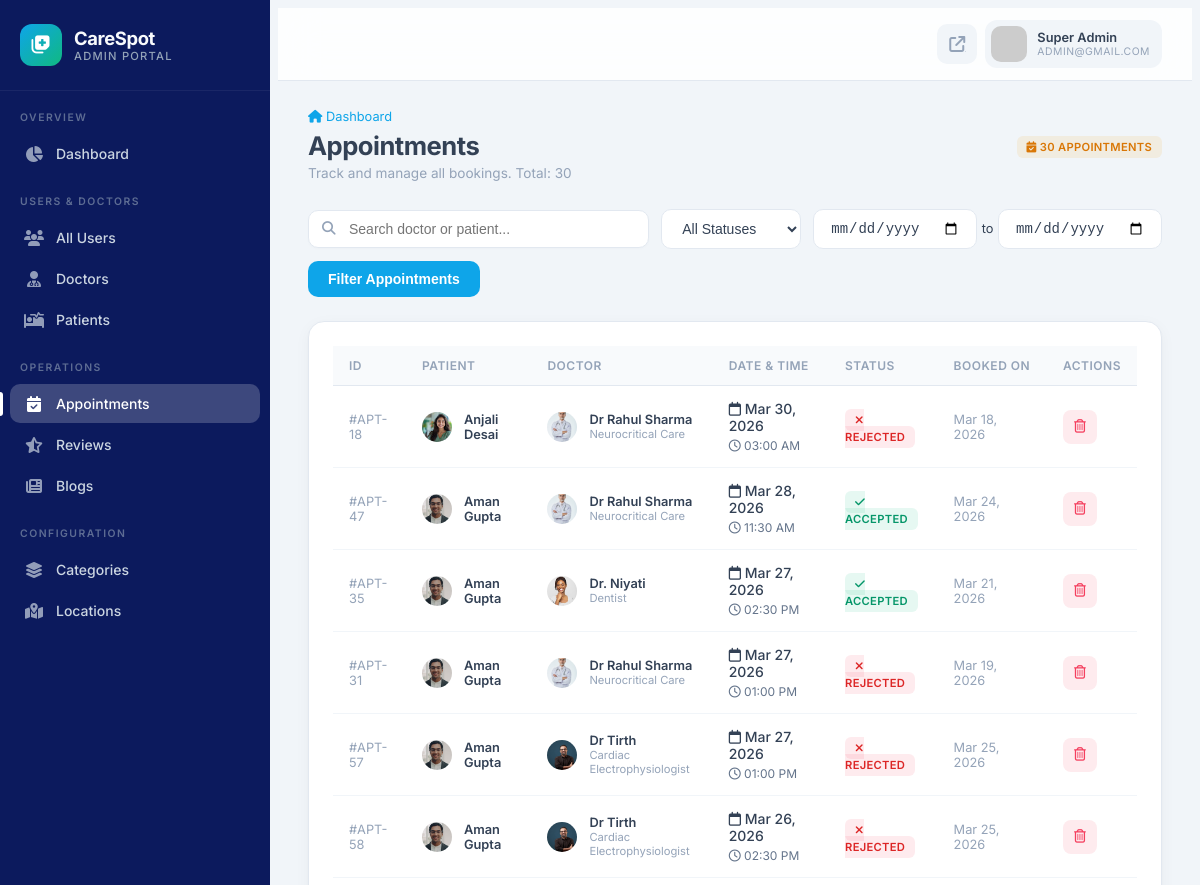
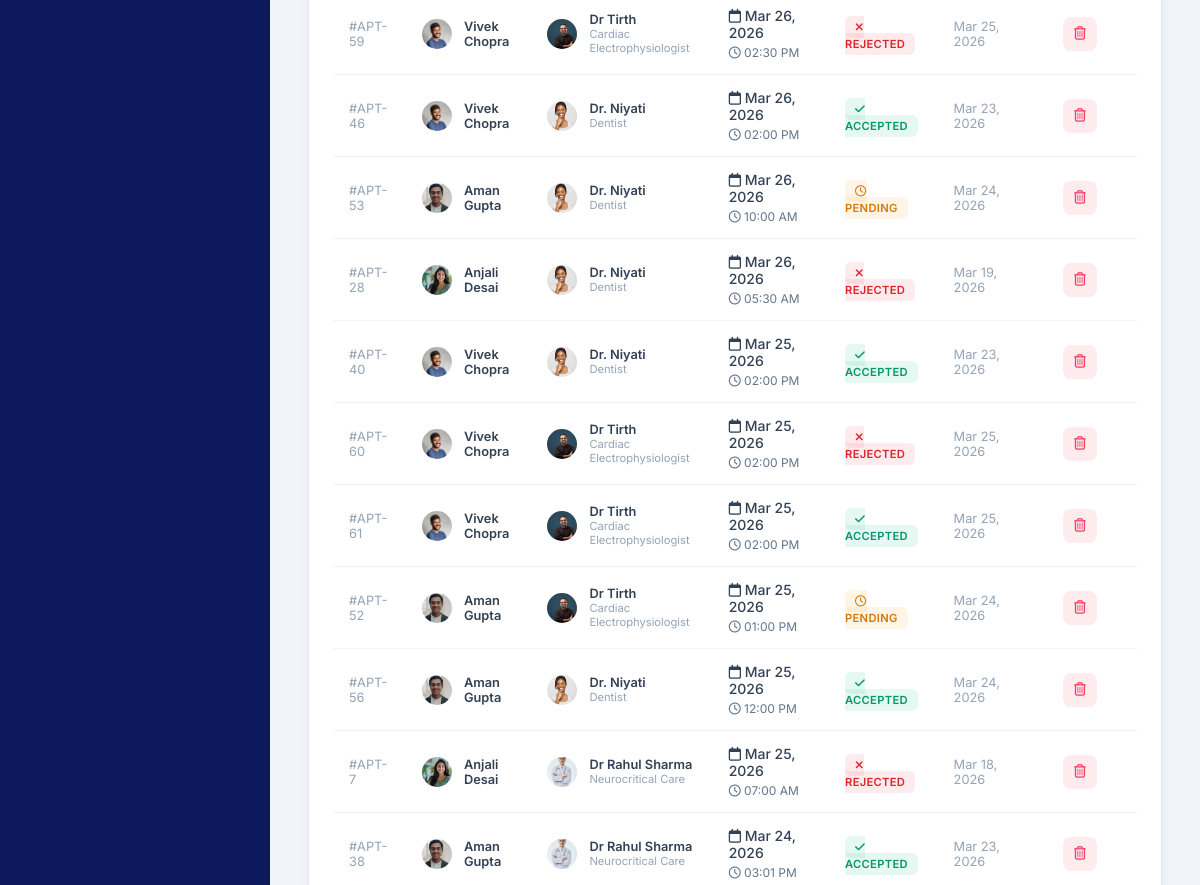
Before: /site-admin/appointments/ (signed in, upper part) with the older database file (2 pictures, top to bottom).
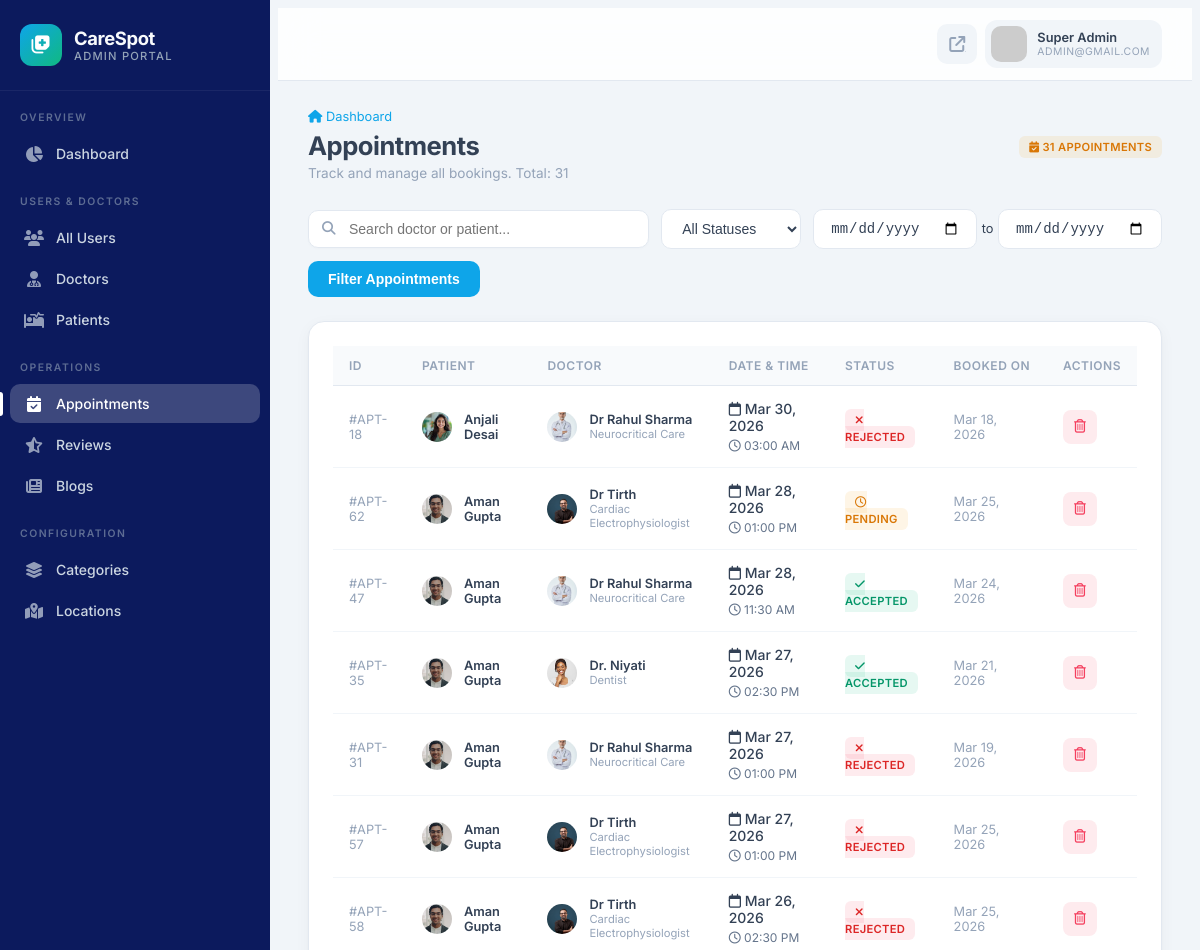
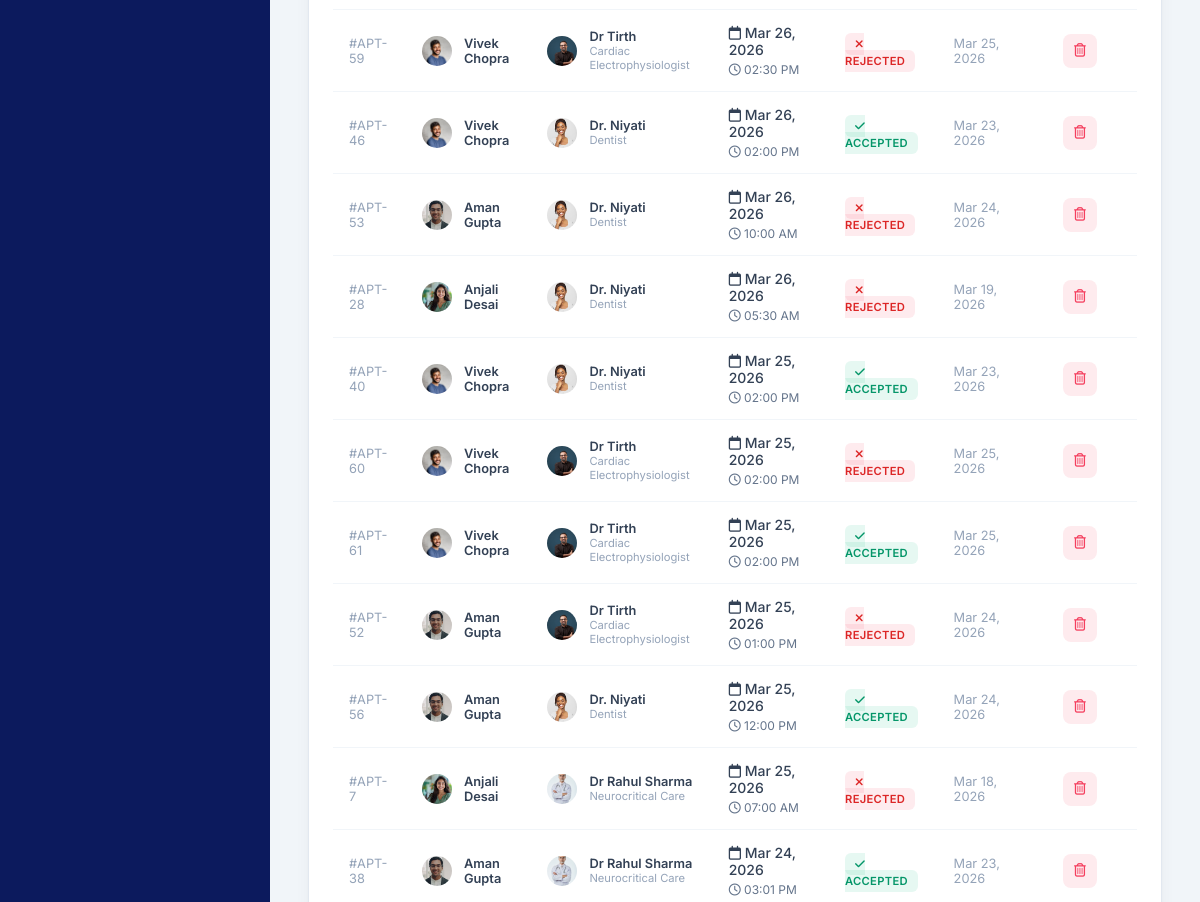
After: the same page with the newer database file (2 pictures, top to bottom).
### user/models.py (models this page shows, shortened)
class tblAppointment(models.Model):
    appointmentID=models.AutoField(primary_key=True)
    clientID=models.ForeignKey(tblClient,on_delete=models.CASCADE)
    doctorID=models.ForeignKey(tblDoctor,on_delete=models.CASCADE)
    appointmentDate=models.DateField()
    appointmentTime=models.TimeField()
    mode=models.CharField(max_length=20, default='offline', choices=[('online', 'Online'), ('offline', 'Offline')])
    meetLink=models.TextField(max_length=500, null=True, blank=True)
    isAccepted=models.BooleanField(default=False)
    isRejected=models.BooleanField(default=False)
    createdDT=models.DateTimeField(auto_now_add=True, null=True)

class tblClient(models.Model):
    clientID=models.AutoField(primary_key=True)
    userID=models.ForeignKey(tblUser,on_delete=models.CASCADE)
    name=models.TextField(max_length=50)
    description=models.TextField(max_length=500)
    address=models.TextField(max_length=100)
    dob=models.DateField()
    gender=models.TextField(max_length=10)
    bloodGroup=models.TextField(max_length=10)

class tblUser(models.Model):
    userID=models.AutoField(primary_key=True)
    userName=models.TextField(max_length=50)
    password=models.TextField(max_length=10)
    registrationDT=models.DateTimeField(auto_now_add=True)
    profilePic=models.ImageField(upload_to='images/')
    email=models.TextField(max_length=100)
    mobileNumber=models.TextField(max_length=15)
    cityID=models.ForeignKey(tblCity,on_delete=models.CASCADE)
    IsDoctor=models.BooleanField(default=False)
    last_seen=models.DateTimeField(null=True, blank=True)

class tblDoctor(models.Model):
    doctorID=models.AutoField(primary_key=True)
    userID=models.ForeignKey(tblUser,on_delete=models.CASCADE)
    displayName=models.TextField(max_length=50)
    displayContact=models.TextField(max_length=15)
    bio=models.TextField(max_length=500)
    subcategoryID=models.ForeignKey(tblSubcategory,on_delete=models.CASCADE)
    displayAddress=models.TextField(max_length=100)
    yearOfExperience=models.IntegerField()
    licenseNo=models.TextField(max_length=50)
    documents=models.FileField(upload_to='doctor_documents/')
    mode=models.IntegerField(default=1)
    consultationFees=models.DecimalField(max_digits=10, decimal_places=2, default=500.00)
    approval_status = models.CharField(max_length=20, default='pending', choices=[('pending', 'Pending'), ('approved', 'Approved'), ('rejected', 'Rejected')])

class tblSubcategory(models.Model):
    subcategoryID=models.AutoField(primary_key=True)
    subcategoryName=models.TextField(max_length=50)
    CategoryID=models.ForeignKey(tblCategory,on_delete=models.CASCADE)

### customadmin/views.py (the view)
# urls.py: path('appointments/', views.admin_appointments, name='admin_appointments'),
@admin_login_required
def admin_appointments(request):
    query = request.GET.get('q', '').strip()
    status_filter = request.GET.get('status', '').strip()
    date_from = request.GET.get('date_from', '').strip()
    date_to = request.GET.get('date_to', '').strip()
    appointments = tblAppointment.objects.select_related(
        'clientID', 'doctorID'
    ).order_by('-appointmentDate', '-appointmentTime')
    if query:
        appointments = appointments.filter(
            Q(clientID__name__icontains=query) |
            Q(doctorID__displayName__icontains=query)
        )
    if status_filter == 'pending':
        appointments = appointments.filter(isAccepted=False, isRejected=False)
    elif status_filter == 'accepted':
        appointments = appointments.filter(isAccepted=True)
    elif status_filter == 'rejected':
        appointments = appointments.filter(isRejected=True)
    if date_from:
        appointments = appointments.filter(appointmentDate__gte=date_from)
    if date_to:
        appointments = appointments.filter(appointmentDate__lte=date_to)
    context = {
        'appointments': appointments,
        'query': query,
        'status_filter': status_filter,
        'date_from': date_from,
        'date_to': date_to,
        'total_count': appointments.count(),
    }
    return render(request, 'customadmin/admin_appointments.html', context)

### customadmin/templates/customadmin/admin_appointments.html (shortened to what the changed rows need)
{% extends 'customadmin/admin_base.html' %}
{% block page_title %}Appointments{% endblock %}
{% block page_subtitle %}Track and manage all bookings. Total: {{ total_count }}{% endblock %}
{% block header_actions %}
<span class="badge badge-admin warning p-2 px-3 fs-6">
    <i class="fa-solid fa-calendar-check me-1"></i> {{ total_count }} Appointments
</span>
{% endblock %}
{% block content %}
<div class="admin-card animate-in">
    <div class="admin-card-body p-0">
        <div class="admin-table-wrapper">
            <table class="admin-table">
                <thead>
                    <tr>
                        <th>ID</th>
                        <th>Patient</th>
                        <th>Doctor</th>
                        <th>Date & Time</th>
                        <th>Status</th>
                        <th>Booked On</th>
                        <th class="text-center">Actions</th>
                    </tr>
                </thead>
                <tbody>
                    {% for appt in appointments %}
                    <tr>
                        <td style="font-size: 0.8rem; color: var(--admin-text-muted);">#APT-{{ appt.appointmentID }}</td>
                        <td>
                            <div class="user-cell">
                                <img src="{{ appt.clientID.userID.profilePic.url|default:'https://ui-avatars.com/api/?name=User&background=64748b&color=fff' }}" alt="" style="width: 30px; height: 30px; border-radius: 50%;">
                                <div class="user-cell-info">
                                    <div class="name" style="font-size: 0.8rem;">{{ appt.clientID.name }}</div>
                                </div>
                            </div>
                        </td>
                        <td>
                            <div class="user-cell">
                                <img src="{{ appt.doctorID.userID.profilePic.url|default:'https://ui-avatars.com/api/?name=Dr&background=0ea5e9&color=fff' }}" alt="" style="width: 30px; height: 30px; border-radius: 50%;">
                                <div class="user-cell-info">
                                    <div class="name" style="font-size: 0.8rem;">{{ appt.doctorID.displayName }}</div>
                                    <div class="email" style="font-size: 0.7rem;">{{ appt.doctorID.subcategoryID.subcategoryName }}</div>
                                </div>
                            </div>
                        </td>
                        <td>
                            <div style="font-weight: 500;"><i class="fa-regular fa-calendar text-primary me-1"></i> {{ appt.appointmentDate|date:"M d, Y" }}</div>
                            <div style="font-size: 0.75rem; color: #64748b; margin-top: 4px;">
                                <i class="fa-regular fa-clock me-1"></i> {{ appt.appointmentTime|time:"h:i A" }}
                            </div>
                        </td>
                        <td>
                            {% if appt.isAccepted %}
                                <span class="badge-admin success"><i class="fa-solid fa-check me-1"></i> Accepted</span>
                            {% elif appt.isRejected %}
                                <span class="badge-admin danger"><i class="fa-solid fa-xmark me-1"></i> Rejected</span>
                            {% else %}
                                <span class="badge-admin warning"><i class="fa-regular fa-clock me-1"></i> Pending</span>
                            {% endif %}
                        </td>
                        <td style="font-size: 0.8rem; color: var(--admin-text-muted);">{{ appt.createdDT|date:"M d, Y" }}</td>
                        <td class="text-center">
                            <button type="button" class="action-btn delete" onclick="showDeleteModal('{% url 'customadmin:admin_appointment_delete' appt.appointmentID %}', 'appointment #APT-{{ appt.appointmentID }}')" title="Delete Appointment">
                                <i class="fa-regular fa-trash-can"></i>
                            </button>
                        </td>
                    </tr>
                    {% endfor %}
                </tbody>
            </table>
        </div>
    </div>
</div>
{% endblock %}

Changed rows visible on the page:
added tblAppointment: appointmentID "62", clientID.userID.profilePic (picture), clientID.name "Aman Gupta", doctorID.userID.profilePic (picture), doctorID.displayName "Dr Tirth", doctorID.subcategoryID.subcategoryName "Cardiac Electrophysiologist", appointmentDate "Mar 28, 2026", appointmentTime "01:00 PM", isAccepted False (drawn), createdDT "Mar 25, 2026"
changed tblAppointment "10:00 AM": isRejected "PENDING" → "REJECTED"
changed tblAppointment id 52: isRejected "PENDING" → "REJECTED"
Other visible differences:
{{ total_count }}: "30" → "31"
